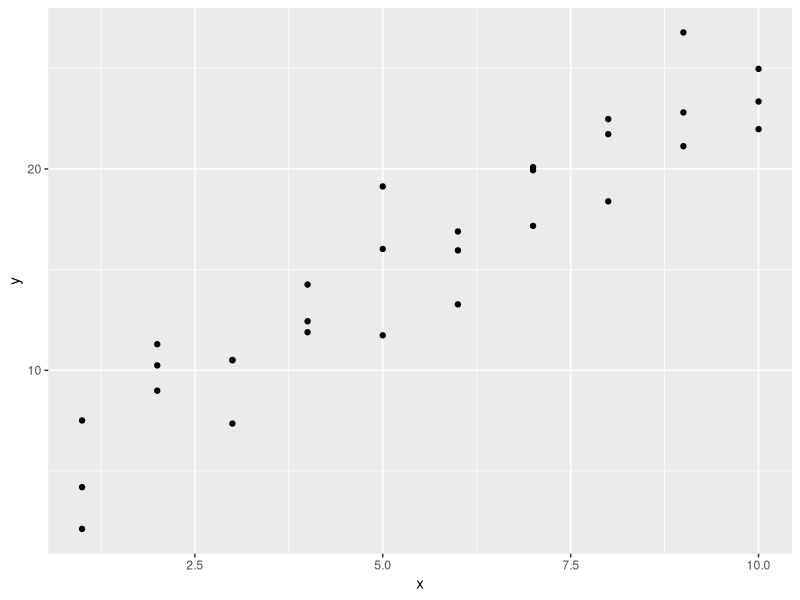
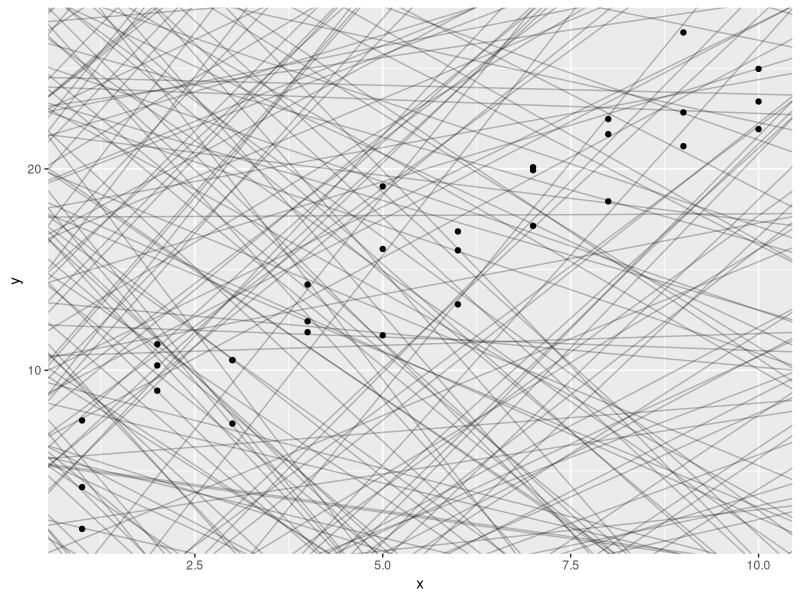

The R source for these figures, in order:

# library packages ========================================================
library(tidyverse)
library(modelr)
options(na.action = na.warn)

# All models are wrong, but some are useful.

# 23.2  A simple model ====================================================
ggplot(sim1, aes(x, y)) + 
  geom_point()
## 我们发现非常强的模式:线性相关，y = a_0 + a_1 * x，但我们不知道a_0, a_1应该是多少
## 我们可以画出很多线，看那些线最有代表性
models <- tibble(
  a1 = runif(250, -20, 40), 
  a2 = runif(250, -5, 5)
)
ggplot(sim1, aes(x, y)) + 
  geom_abline(aes(intercept = a1, slope = a2), data = models, alpha = 1/4) + 
  geom_point()
## 图中有非常多的模型，但哪个才是好的呢？
## 我们可以用原始值与模型对应的值的距离来计算，距离最小的那个模型，自然就是最好的
## 新建一个函数model1,以data和a（含有两个值的向量）作为输入，得到模型的模拟结果
model1 <- function(a, data){
  a[1] + data$x * a[2]
}
model1(c(7, 1.5), sim1)



















